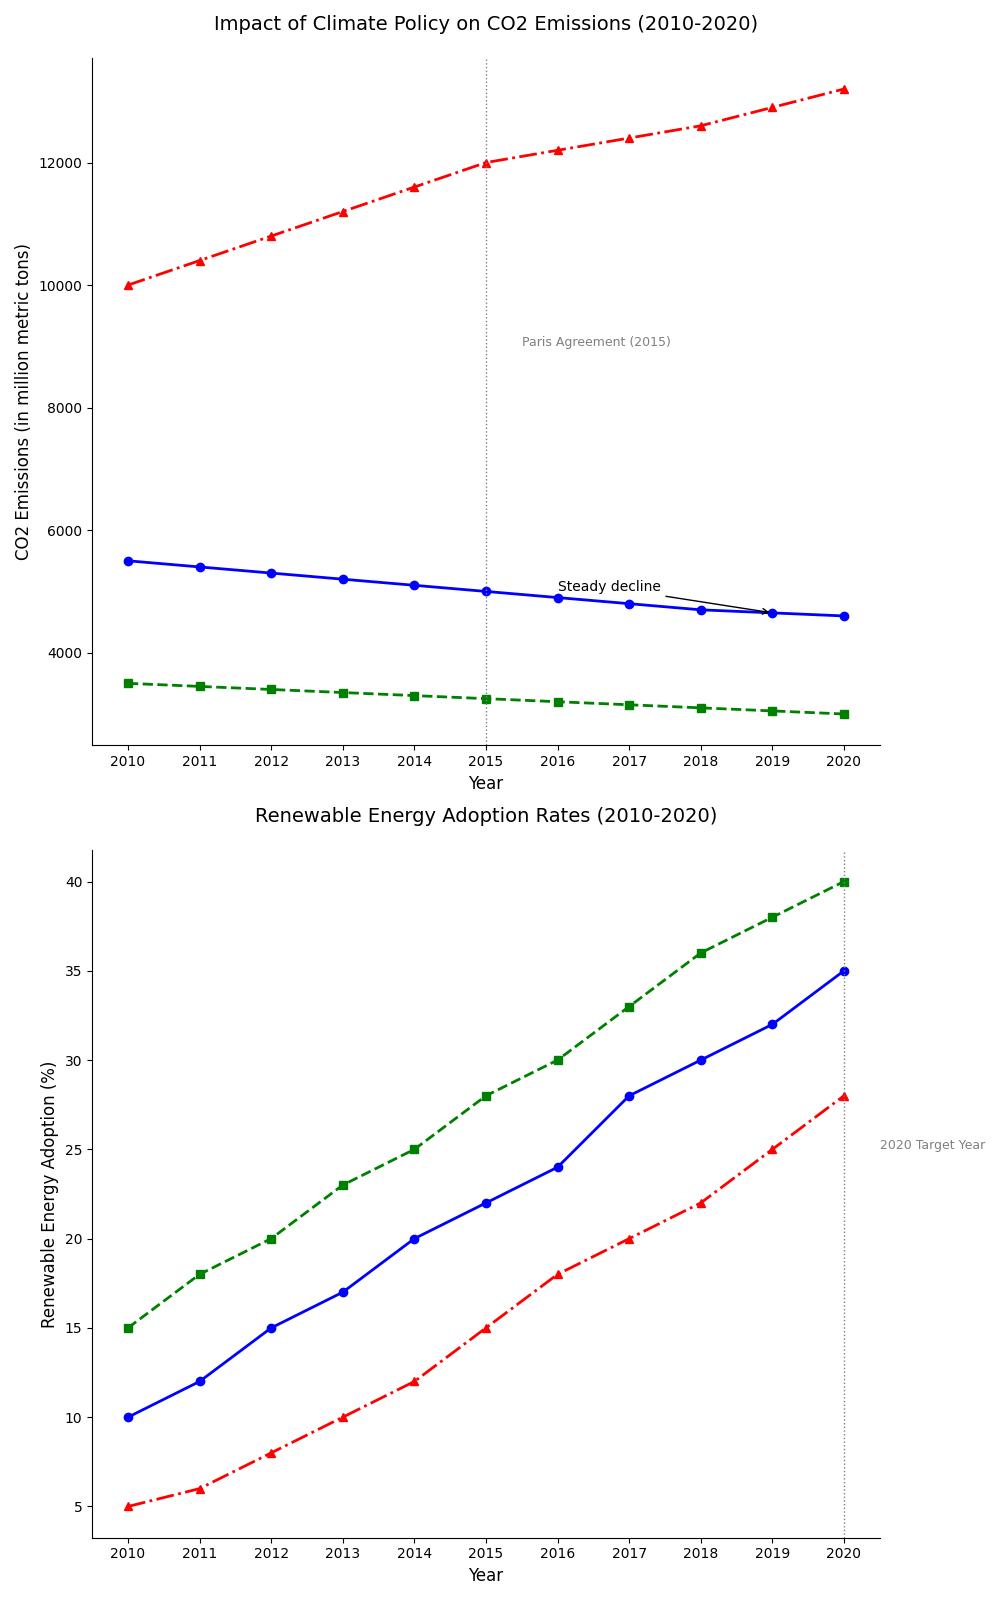

The script that drew this image:
import matplotlib.pyplot as plt
import numpy as np

years = np.arange(2010, 2021)
north_america_co2 = [5500, 5400, 5300, 5200, 5100, 5000, 4900, 4800, 4700, 4650, 4600]
europe_co2 = [3500, 3450, 3400, 3350, 3300, 3250, 3200, 3150, 3100, 3050, 3000]
asia_co2 = [10000, 10400, 10800, 11200, 11600, 12000, 12200, 12400, 12600, 12900, 13200]
north_america_renew = [10, 12, 15, 17, 20, 22, 24, 28, 30, 32, 35]
europe_renew = [15, 18, 20, 23, 25, 28, 30, 33, 36, 38, 40]
asia_renew = [5, 6, 8, 10, 12, 15, 18, 20, 22, 25, 28]

# Create subplots (2 rows, 1 column)
fig, (ax1, ax2) = plt.subplots(2, 1, figsize=(10, 16))

# Plot for CO2 emissions
ax1.plot(years, north_america_co2, color='blue', marker='o', linestyle='-', linewidth=2)
ax1.plot(years, europe_co2, color='green', marker='s', linestyle='--', linewidth=2)
ax1.plot(years, asia_co2, color='red', marker='^', linestyle='-.', linewidth=2)
ax1.axvline(x=2015, color='grey', linestyle=':', linewidth=1)
ax1.text(2015.5, 9000, 'Paris Agreement (2015)', fontsize=9, color='grey')
ax1.set_title("Impact of Climate Policy on CO2 Emissions (2010-2020)", fontsize=14, pad=20)
ax1.set_xlabel("Year", fontsize=12)
ax1.set_ylabel("CO2 Emissions (in million metric tons)", fontsize=12)
ax1.set_xticks(years)
ax1.spines['top'].set_linewidth(0)
ax1.spines['right'].set_linewidth(0)
ax1.annotate('Steady decline', xy=(2019, 4650), xytext=(2016, 5000),
             arrowprops=dict(facecolor='black', arrowstyle='->'), fontsize=10)

# Plot for renewable energy adoption rates
ax2.plot(years, north_america_renew, color='blue', marker='o', linestyle='-', linewidth=2)
ax2.plot(years, europe_renew, color='green', marker='s', linestyle='--', linewidth=2)
ax2.plot(years, asia_renew, color='red', marker='^', linestyle='-.', linewidth=2)
ax2.set_title("Renewable Energy Adoption Rates (2010-2020)", fontsize=14, pad=20)
ax2.set_xlabel("Year", fontsize=12)
ax2.set_ylabel("Renewable Energy Adoption (%)", fontsize=12)
ax2.set_xticks(years)
ax2.spines['top'].set_linewidth(0)
ax2.spines['right'].set_linewidth(0)
ax2.axvline(x=2020, color='grey', linestyle=':', linewidth=1)
ax2.text(2020.5, 25, '2020 Target Year', fontsize=9, color='grey')

plt.tight_layout()
plt.show()
